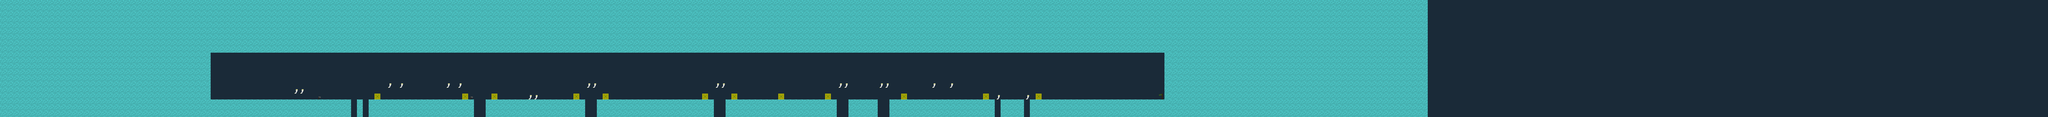

Below is a game level as drawn by its tile map, then a one-line description and the .tmx that defines it (tile-layer data replaced by summaries):
An orthogonal 350x20 tile map with 16x16 px tiles, 3 tile layers (Background, Graphics, object) and 61 objects.

<map version="1.4" tiledversion="1.4.1" orientation="orthogonal" renderorder="right-down" width="350" height="20" tilewidth="16" tileheight="16" infinite="0" nextlayerid="19" nextobjectid="100">
 <tileset firstgid="1" source="tiles.tsx" />
 <layer id="1" name="Background" width="350" height="20">
  <data>[7000 cells, 7000 non-empty, 1 distinct tile ids]</data>
 </layer>
 <layer id="2" name="Graphics" width="350" height="20">
  <data>[7000 cells, 3534 non-empty, 1 distinct tile ids]</data>
 </layer>
 <layer id="10" name="object" width="350" height="20">
  <data>[7000 cells, 35 non-empty, 4 distinct tile ids]</data>
 </layer>
 <objectgroup id="3" name="Ground">
  <object id="36" x="576" y="272" width="384" height="48" />
  <object id="37" x="976" y="272" width="16" height="48" />
  <object id="38" x="1008" y="272" width="288" height="48" />
  <object id="39" x="1328" y="272" width="272" height="48" />
  <object id="40" x="1632" y="272" width="320" height="48" />
  <object id="41" x="1984" y="272" width="304" height="48" />
  <object id="42" x="2320" y="272" width="80" height="48" />
  <object id="43" x="2432" y="272" width="288" height="48" />
  <object id="44" x="2736" y="272" width="64" height="48" />
  <object id="45" x="2816" y="272" width="368" height="48" />
 </objectgroup>
 <objectgroup id="4" name="Box">
  <object id="49" x="1024" y="256" width="16" height="16" />
  <object id="50" x="1264" y="256" width="16" height="16" />
  <object id="51" x="1344" y="256" width="16" height="16" />
  <object id="52" x="1568" y="256" width="16" height="16" />
  <object id="53" x="1648" y="256" width="16" height="16" />
  <object id="54" x="1920" y="256" width="16" height="16" />
  <object id="55" x="2000" y="256" width="16" height="16" />
  <object id="56" x="2128" y="256" width="16" height="16" />
  <object id="57" x="2256" y="256" width="16" height="16" />
  <object id="58" x="2464" y="256" width="16" height="16" />
  <object id="61" x="2688" y="256" width="16" height="16" />
  <object id="62" x="2832" y="256" width="16" height="16" />
 </objectgroup>
 <objectgroup id="5" name="Brick">
  <object id="46" x="3184" y="0" width="16" height="320" />
  <object id="47" x="576" y="128" width="2608" height="16" />
  <object id="48" x="560" y="0" width="16" height="320" />
 </objectgroup>
 <objectgroup id="9" name="Horn">
  <object id="65" x="800" y="240" width="16" height="16" />
  <object id="66" x="816" y="240" width="16" height="16" />
  <object id="67" x="1056" y="224" width="16" height="16" />
  <object id="68" x="1088" y="224" width="16" height="16" />
  <object id="69" x="1216" y="224" width="16" height="16" />
  <object id="70" x="1248" y="224" width="16" height="16" />
  <object id="71" x="1440" y="256" width="16" height="16" />
  <object id="72" x="1456" y="256" width="16" height="16" />
  <object id="73" x="1600" y="224" width="16" height="16" />
  <object id="74" x="1616" y="224" width="16" height="16" />
  <object id="75" x="1952" y="224" width="16" height="16" />
  <object id="76" x="1968" y="224" width="16" height="16" />
  <object id="77" x="2288" y="224" width="16" height="16" />
  <object id="78" x="2304" y="224" width="16" height="16" />
  <object id="79" x="2400" y="224" width="16" height="16" />
  <object id="80" x="2416" y="224" width="16" height="16" />
  <object id="81" x="2544" y="224" width="16" height="16" />
  <object id="82" x="2592" y="224" width="16" height="16" />
  <object id="83" x="2720" y="256" width="16" height="16" />
  <object id="84" x="2800" y="256" width="16" height="16" />
 </objectgroup>
 <objectgroup id="6" name="Saxon" />
 <objectgroup id="8" name="PlayerStart">
  <object id="64" x="608" y="256" width="16" height="16" />
 </objectgroup>
 <objectgroup id="11" name="LevelEnd">
  <object id="63" x="3168" y="256" width="16" height="16" />
 </objectgroup>
 <objectgroup id="12" name="Jotun">
  <object id="85" x="736" y="256" width="16" height="16" />
  <object id="86" x="1104" y="256" width="16" height="16" />
  <object id="87" x="1200" y="256" width="16" height="16" />
  <object id="88" x="1392" y="256" width="16" height="16" />
  <object id="89" x="1504" y="256" width="16" height="16" />
  <object id="90" x="1696" y="256" width="16" height="16" />
  <object id="91" x="1808" y="256" width="16" height="16" />
  <object id="92" x="2064" y="256" width="16" height="16" />
  <object id="94" x="2192" y="256" width="16" height="16" />
  <object id="95" x="2544" y="256" width="16" height="16" />
  <object id="96" x="2944" y="256" width="16" height="16" />
  <object id="97" x="3040" y="256" width="16" height="16" />
 </objectgroup>
 <objectgroup id="13" name="Nord" />
 <objectgroup id="14" name="Spike" />
 <objectgroup id="15" name="Frank" />
 <objectgroup id="16" name="Monks" />
 <objectgroup id="17" name="Axe">
  <object id="98" x="864" y="256" width="16" height="16" />
  <object id="99" x="1280" y="256" width="16" height="16" />
 </objectgroup>
 <objectgroup id="18" name="Fireball" />
</map>
